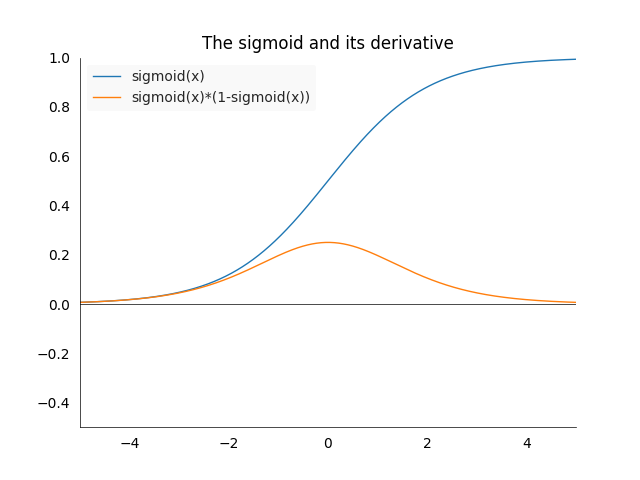

The Python source for this figure:
import prettyplotlib as ppl
import numpy as np
import matplotlib.pyplot as plt

def sigmoid(x):
    return np.exp(x)/(1+np.exp(x))

def dsigmoid(x):
    return sigmoid(x)*(1-sigmoid(x))

fig, ax = plt.subplots(1)
plt.ylim(top=1, bottom=-0.5)
plt.xlim(left=-5, right=5)

ax.set_title('The sigmoid and its derivative')

x = np.arange(-5, 5, 0.01)
ppl.plot(ax, x, sigmoid(x), label='sigmoid(x)', linewidth=1.0)
ppl.plot(ax, x, dsigmoid(x), label='sigmoid(x)*(1-sigmoid(x))', linewidth=1.0)
ppl.plot(ax, x, 0*x, label="", linewidth=0.5, color='black')


ppl.legend(ax)

fig.savefig('sigmoid_derivative.png')
